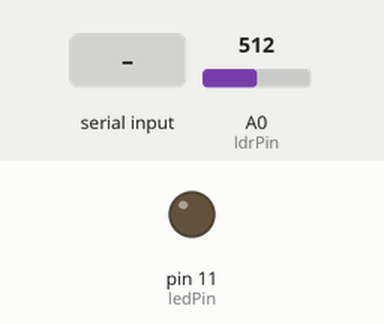
Bench run of a sketch on a simulated Arduino Uno, built with avr-gcc and run on an emulated ATmega328P. Shown: output pins drawn as LEDs (lit = HIGH). The test bench sets the inputs (shaded band); at power-on: A0 (ldrPin) = 512. What the sketch prints to the serial monitor is not drawn.

Above: at 2.2 s.
2.3 s: "1" received over Serial
At 3.4 s:
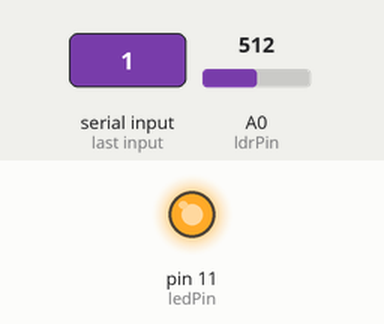
3.8 s: "0" received over Serial
At 4.7 s:
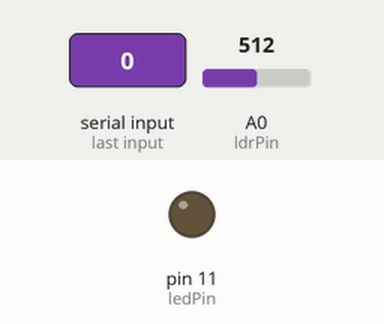
Timing chart, 0 to 6.8 s (numbered marks = the images above; inputs shaded):
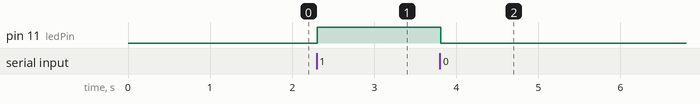

The sketch:

ldrled.ino
```cpp
// Arduino code for LDR reading and LED control

const int ledPin = 11;  // LED connected to pin 11
const int ldrPin = A0;  // LDR sensor connected to analog pin A0
int ldrValue = 0;       // Variable to store LDR value
char incomingByte;      // Variable to store incoming serial data

void setup() {
  // Initialize serial communication at 9600 baud
  Serial.begin(9600);

  // Configure pin modes
  pinMode(ledPin, OUTPUT);
  pinMode(ldrPin, INPUT);

  // Initialize LED to OFF state
  digitalWrite(ledPin, LOW);

  // Wait for serial connection to stabilize
  delay(1000);

  // Indicate Arduino is ready
  Serial.println("Arduino Ready");
}

void loop() {
  // Read the LDR value
  ldrValue = analogRead(ldrPin);

  // Send LDR value to Python
  Serial.println(ldrValue);

  // Check if data is available from Python
  if (Serial.available() > 0) {
    // Read the incoming byte
    incomingByte = Serial.read();

    // Process the command from Python
    if (incomingByte == '1') {

      digitalWrite(ledPin, HIGH);
      Serial.println("LED ON");
    }
    else if (incomingByte == '0') {

      digitalWrite(ledPin, LOW);
      Serial.println("LED OFF");
    }
  }

  // Small delay
  delay(100);
}
```

Measured:
- after the input at 2.3 s, pin 11 (ledPin): LOW → HIGH at once
- after the input at 3.8 s, pin 11 (ledPin): HIGH → LOW at once
